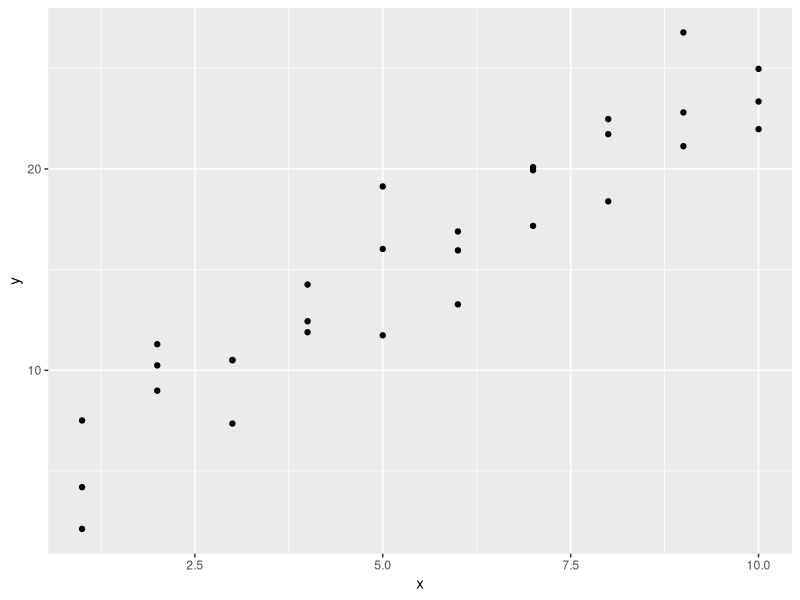
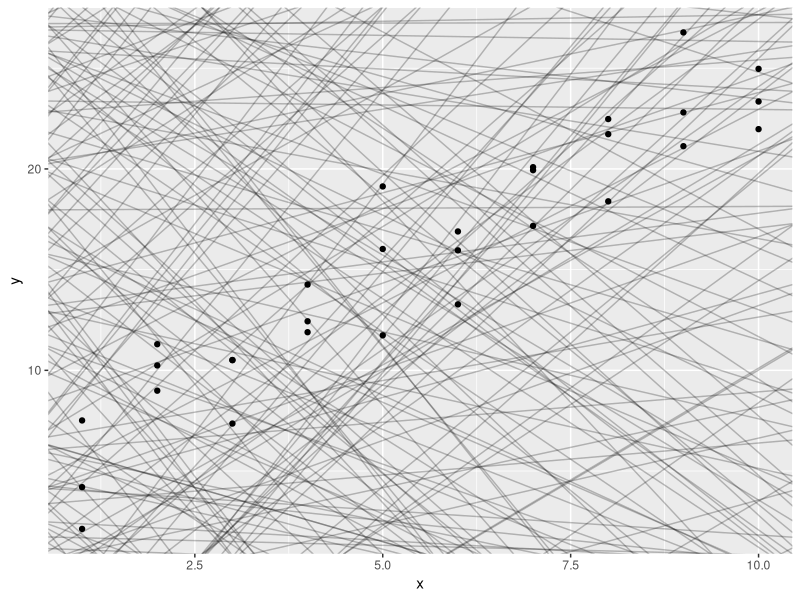
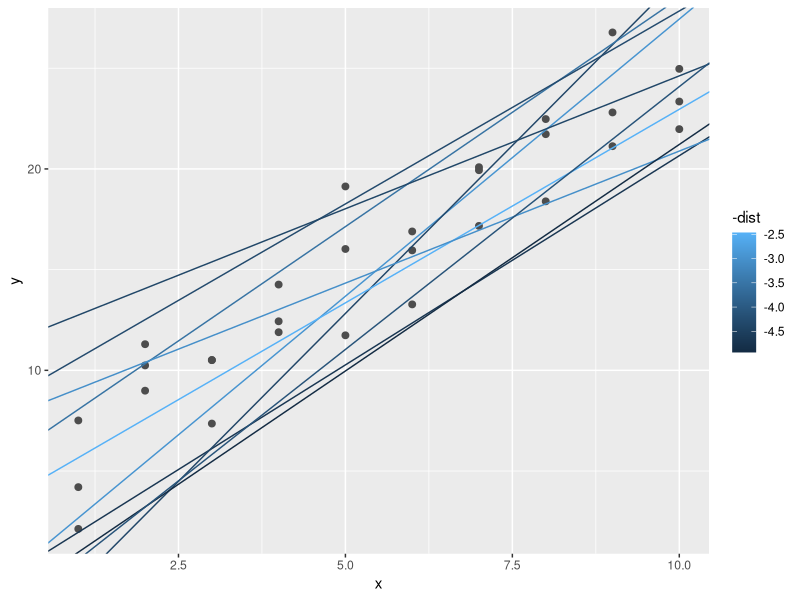

R code for these plots, in order:
## ---- chunk 1
library(modelr)
options(na.action = na.warn)

library(ggplot2)
library(dplyr);
## ---- chunk 2
ggplot(sim1, aes(x, y)) + 
  geom_point()
## ---- chunk 3
# 一种更方便的创建 tbl dataframe 的方式
models <- tibble(
  a1 = runif(250, -20, 40),
  a2 = runif(250, -5, 5)
)

ggplot(sim1, aes(x, y)) + 
  geom_abline(aes(intercept = a1, slope = a2), data = models, alpha = 1/4) + 
  geom_point()
## ---- chunk 4
model1 <- function(a, data) {
  a[1] + data$x * a[2]
}
model1(c(7,1.5), sim1)
## ---- chunk 5
measure_distance <- function(mod, data) {
  diff <- data$y - model1(mod, data)
  sqrt(mean(diff^2))
}

measure_distance(c(7, 1.5), sim1)
## ---- chunk 6
sim1_dist <- function(a1, a2) {
  measure_distance(c(a1, a2), sim1)
}

models <- models %>%
 mutate(dist = purrr::map2_dbl(a1, a2, sim1_dist))

models
## ---- chunk 7
#models %>%
#purrr::map2_dbl(a1, a2, sim1_dist())
## ---- chunk 8
ggplot(sim1, aes(x,y)) + 
  geom_point(size = 2, colour = 'grey30') + 
  geom_abline(
    aes(intercept = a1, slope = a2, colour = -dist),
    data = filter(models, rank(dist) <= 10)
)
